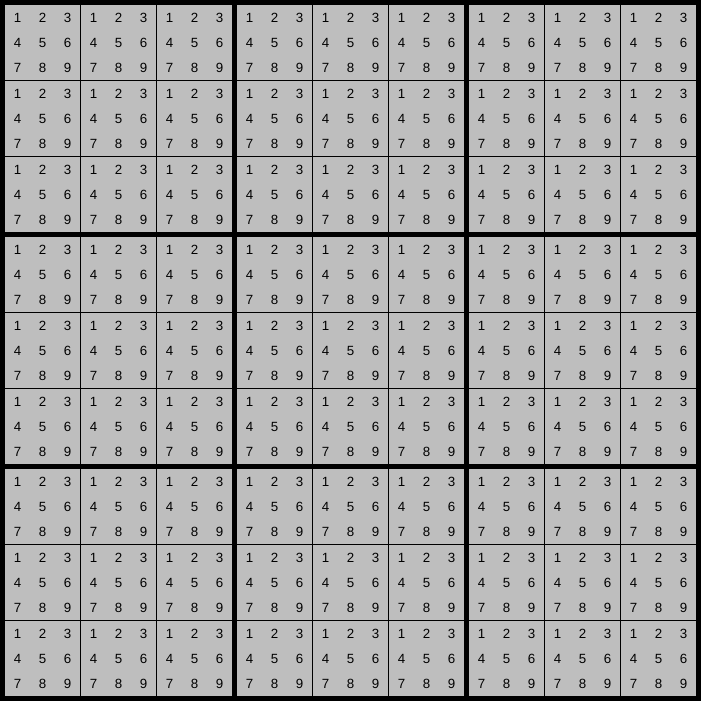
Frame 1 (no input)
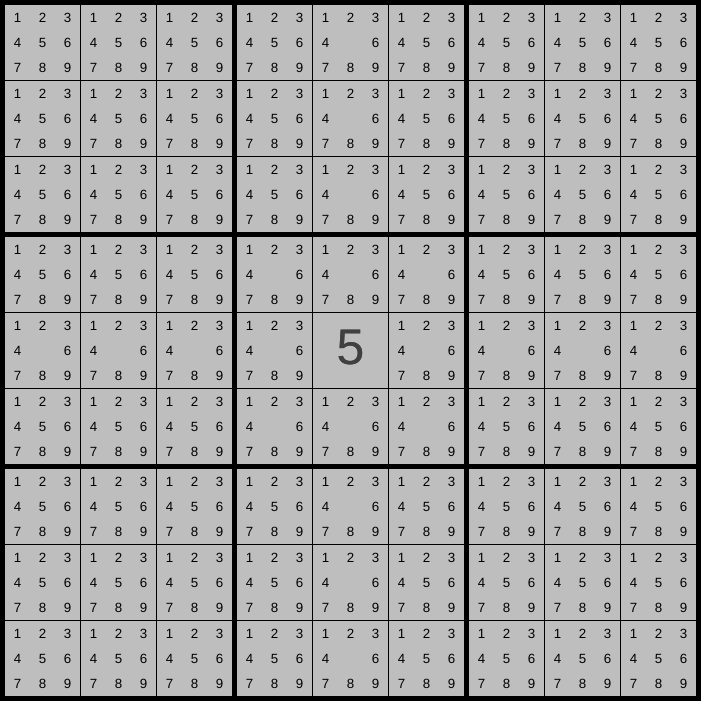
Frame 2 (the mouse pressed at the canvas centre, redrawn once)

The p5.js sketch that drew these frames (run headless with seeded random() and noise() and a simulated clock; the mouse was pressed at the canvas centre and the sketch redrawn once):

// p5.js sketch
// ── sketch.js
let cells = [];
let stage = 1;
let backgroundColor = 0;
let cellColor = 190;
let valueColor = 64;
let fontSize = 12;
let historyTemp = [];
let cellHistory = [];
let input;
let inputButton;

function setup() {
  let smallSquareSide = 25;
  let medBorder = 1;
  let largeBorder = 5;
  let smallSquaresPerMedSquareX = 3;
  let smallSquaresPerMedSquareY = 3;
  let medSquaresPerLargeSquareX = 3;
  let medSquaresPerLargeSquareY = 3;
  let largeSquaresX = 3;
  let largeSquaresY = 3;

  let totalX = calculateTotalSize(smallSquareSide, medBorder, largeBorder, largeSquaresX, smallSquaresPerMedSquareX, medSquaresPerLargeSquareX);
  let totalY = calculateTotalSize(smallSquareSide, medBorder, largeBorder, largeSquaresY, smallSquaresPerMedSquareY, medSquaresPerLargeSquareY);
  createCanvas(totalX, totalY);
  background(backgroundColor);

  fontSize = smallSquareSide * 2;

  let maxX = 0;
  let maxY = 0;

  noStroke();

  for (let l = 0; l < largeSquaresX; l++) {
    for (let m = 0; m < largeSquaresY; m++) {
      for (let i = 0; i < medSquaresPerLargeSquareX; i++) {
        for (let j = 0; j < medSquaresPerLargeSquareY; j++) {
          let w = smallSquaresPerMedSquareX * smallSquareSide;
          let h = smallSquaresPerMedSquareY * smallSquareSide;
          let x = largeBorder + (i * w) + (i * medBorder);
          let y = largeBorder + (j * h) + (j * medBorder);
          fill(cellColor);
          rect((l * maxX) + x, (m * maxY) + y, w, h);

          let nx = (l * maxX) + x;
          let ny = (m * maxY) + y;

          // sub grids
          let subGrids = [];

          // grid
          let grid = new Grid(nx, ny, w, h);

          // cell
          let row = i + (medSquaresPerLargeSquareX * l);
          let col = j + (medSquaresPerLargeSquareY * m);
          let cell = new Cell(row, col, grid, subGrids);

          cells.push(cell);

          for (let n = 0; n < smallSquaresPerMedSquareX; n++) {
            for (let o = 0; o < smallSquaresPerMedSquareY; o++) {
              let sx = nx + (n * smallSquareSide);
              let sy = ny + (o * smallSquareSide);
              // fill(32);
              // rect(sx, sy, smallSquareSide, smallSquareSide);
              let sg = new Grid(sx, sy, smallSquareSide, smallSquareSide);
              let value = findBox(n * 3, o * 3) + 1;
              let button = cellButton(value, sx, sy, smallSquareSide, smallSquareSide);
              button.mousePressed(() => setCellValue(cell, value));
              sg.button = button;
              sg.show = true;
              sg.value = value;
              subGrids.push(sg);
            }
          }

          if (i === medSquaresPerLargeSquareX - 1) maxX = x + w;
          if (j === medSquaresPerLargeSquareY - 1) maxY = y + h;
        }
      }
    }
  }

  cells = cells.sort((a, b) => parseInt(a.id) - parseInt(b.id));

  input = createInput();
  input.position(10, totalY + 10);
  inputButton = createButton("SUBMIT");
  inputButton.position(input.x + input.width, input.y);
  inputButton.mousePressed(submitValues);
}

function draw() {
  let rerun = true;

  findSingleValues(); // do always

  let completedCells = cells.filter(c => c.value).length;

  if (findHiddenValues()) { // continue if no changes made
    if (reduceLocations(completedCells)) { // continue if no changes made
      if (reduceGroups(completedCells)) { // continue if no changes made
        rerun = false; // do not rerun if no changes made
      }
    }
  }

  displayGrid();
  if (!rerun) {
    cellHistory.push(historyTemp);
    historyTemp = [];
    noLoop();
    console.log(completedCells === 81 ? "finished!" : "stuck!");
  }
}

function submitValues() {
  input.hide();
  inputButton.hide();

  let submittedFromInput = true;
  let inputIndex = 0;

  while (submittedFromInput) {
    let v = input.value()[inputIndex];
    let vInt = parseInt(v);
    let cell = cells[inputIndex];
    if (vInt && vInt > 0 && vInt < 10) setCellValue(cell, vInt);
    inputIndex++;
    if (input.value().length === inputIndex) submittedFromInput = false;
  }
}

function cellButton(value, x, y, h, w) {
  let button = createButton(value);
  button.position(x, y);
  button.size(h, w);
  button.style("background-color", "transparent");
  button.style("border", "none");
  return button;
}

function setCellValue(cellPressed, value) {
  historyTemp.push(cellPressed.id);
  //console.log("Setting cell", cellPressed.id, "to value", value);
  cellPressed.setValue(value);
  for (const cell of cells) {
    if (cell.id === cellPressed.id) continue;
    if (!cellInRowColBox(cellPressed, cell)) continue;
    cell.removePossibleValue(value);
  }
  loop();
}

function findSingleValues() {
  let changeMade = false;
  for (const cell of cells) {
    let value = cell.getSingleValue();
    if (!value) continue;
    setCellValue(cell, value);
    changeMade = true;
    break;
  }
  return !changeMade;
}

function findHiddenValues() {
  let changeMade = false;
  for (const cell of cells) {
    let value = cell.getHiddenValue(cells);
    if (!value) continue;
    setCellValue(cell, value);
    changeMade = true;
    break;
  }
  return !changeMade;
}

function reduceLocations(completedCells) {
  if (completedCells < 20) return true;
  let changeMade = false;
  let filterItems = [["row", "box"], ["col", "box"], ["box", "row"], ["box", "col"]];
  for (const filterItem of filterItems) {
    let filter = filterItem[0];
    let subFilter = filterItem[1];
    for (let filterValue = 0; filterValue < 9; filterValue++) {
      let filteredCells = filterCells(cells, filter, filterValue);
      for (let v = 1; v < 10; v++) {
        let trackedContainer = -1;
        for (const cell of filteredCells) {
          if (cell.value && cell.value === v) break;
          if (cell.value) continue;
          if (!binaryValueContains(cell.binaryPossibilities, v)) continue;
          let subFilterValue = subFilter === "row" ? cell.row : subFilter === "col" ? cell.col : cell.box;
          if (trackedContainer === -1) trackedContainer = subFilterValue;
          if (trackedContainer === subFilterValue) continue;
          trackedContainer = -1;
          break;
        }
        if (trackedContainer === -1) continue;
        let subFilteredCells = filterCells(cells, subFilter, trackedContainer);
        for (const cell of subFilteredCells) {
          let filterValueSub = filter === "row" ? cell.row : filter === "col" ? cell.col : cell.box;
          if (filterValueSub === filterValue) continue;
          if (cell.value) continue;
          if (!binaryValueContains(cell.binaryPossibilities, v)) continue;
          cell.removePossibleValue(v);
          changeMade = true;
        }
        if (changeMade) break;
      }
      if (changeMade) break;
    }
    if (changeMade) break;
  }
  return !changeMade;
}

function reduceGroups(completedCells) {
  if (completedCells < 20) return true;
  let changeMade = false;
  let filters = ["row", "col", "box"];
  for (const filter of filters) {
    for (let filterValue = 0; filterValue < 9; filterValue++) {
      let filteredCells = filterCells(cells, filter, filterValue);
      for (const cell of filteredCells) {
        if (cell.value) continue;
        let possibleValues = possibleValuesFromBinary(cell.binaryPossibilities);
        if (possibleValues > 4) continue; // performance limit
        let matchedCellIds = [];
        for (const cellToCompare of filteredCells) {
          if (cellToCompare.value) continue;
          if (!binaryValueContainsOtherBinary(cell.binaryPossibilities, cellToCompare.binaryPossibilities)) continue;
          matchedCellIds.push(cellToCompare.id);
          if (matchedCellIds.length > possibleValues.length) break;
        }
        if (matchedCellIds.length !== possibleValues.length) continue;
        let cellsToChange = filteredCells.filter(c => matchedCellIds.indexOf(c.id) < 0);
        for (const cellToChange of cellsToChange) {
          if (cellToChange.value) continue;
          for (const v of possibleValues) {
            if (!binaryValueContains(cellToChange.binaryPossibilities, v)) continue;
            cellToChange.removePossibleValue(v);
            changeMade = true;
          }
        }
        if (changeMade) break;
      }
      if (changeMade) break;
    }
    if (changeMade) break;
  }
  return !changeMade;
}

function displayGrid() {
  noStroke();
  fill(valueColor);
  textSize(fontSize);
  textAlign(CENTER, CENTER);

  for (const cell of cells) {
    if (cell.value) {
      let grid = cell.grid;
      text(grid.value, grid.x + (grid.width / 2), grid.y + (grid.height / 2));
    }
    for (const subGrid of cell.subGrids) {
      if (!subGrid.show) subGrid.button.hide();
    }
  }
}

function calculateTotalSize(smallSquareSide, medBorder, largeBorder, largeSquares, smallSquaresPerMedSquare, medSquaresPerLargeSquare) {
  let medBorderCount = (medSquaresPerLargeSquare - 1) * largeSquares;
  let largeBorderCount = largeSquares + 1;
  let smallSquareCount = smallSquaresPerMedSquare * medSquaresPerLargeSquare * largeSquares;
  let total = (medBorderCount * medBorder) + (largeBorderCount * largeBorder) + (smallSquareCount * smallSquareSide);
  return total;
}

// ── cell.js
class Cell {
    constructor(row, col, grid, subGrids) {
        this.grid = grid;
        this.row = row;
        this.col = col;
        this.box = findBox(row, col);
        this.id = getId(row, col);
        this.value = null;
        this.binaryPossibilities = 511;
        this.subGrids = subGrids;
    }

    setValue(value) {
        this.value = value;
        this.binaryPossibilities = convertToBinary(value);
        this.grid.value = value;
        this.grid.show = true;
        for (const subGrid of this.subGrids) subGrid.show = false;
    }

    removePossibleValue(value) {
        if (this.value) return;
        let v = convertToBinary(value);
        this.binaryPossibilities &= ~v;
        let grids = this.subGrids.filter(g => g.value === value);
        for (const subGrid of grids) subGrid.show = false;
    }

    getSingleValue() {
        if (this.value) return null;
        let singleValue = convertFromBinary(this.binaryPossibilities);
        return singleValue;
    }

    getHiddenValue(cells) {
        if (this.value) return null;
        let hiddenValue = null;
        let filters = ["row", "col", "box"];
        for (const filter of filters) {
            let value = filter === "row" ? this.row : filter === "col" ? this.col : this.box;
            let filteredCells = filterCells(cells, filter, value);
            let otherPossibilities = this.binaryPossibilities;
            for (const cell of filteredCells) {
                if (cell.id === this.id) continue;
                otherPossibilities &= ~cell.binaryPossibilities;
                if (otherPossibilities !== 0) continue;
                break;
            }
            if (otherPossibilities === 0) continue;
            hiddenValue = convertFromBinary(otherPossibilities);
            break;
        }
        return hiddenValue;
    }
}
// ── grid.js
class Grid {
    constructor(x, y, w, h) {
        this.x = x;
        this.y = y;
        this.width = w;
        this.height = h;
        this.value = null;
        this.button = null;
        this.show = false;
    }
}
// ── helpers.js
function findBox(row, col) {
    let rGroup = Math.floor(row / 3);
    let cGroup = Math.floor(col / 3);
    return (3 * cGroup) + rGroup;
}

function getId(row, col) {
    return (9 * col) + row;
}

//   [9,   8,   7,   6,   5,   4,   3,   2,   1]
//   [1    1    1    1    1    1    1    1    1]
//  256  128   64   32   16    8    4    2    1

function convertToBinary(value) {
    let bits = 10**(value - 1);
    return parseInt(bits, 2);
}

function convertFromBinary(value) {
    let returnValue = null;
    for (let i = 1; i < 10; i++) {
        let v = convertToBinary(i);
        if (value !== v) continue;
        returnValue = i;
        break;
    }
    return returnValue;
}

function binaryValueContains(binaryFull, value) {
    let bValue = convertToBinary(value);
    return binaryValueContainsOtherBinary(binaryFull, bValue);
}

function binaryValueContainsOtherBinary(binaryFull, binaryCompare) {
    return binaryCompare - (binaryCompare & binaryFull) === 0;
}

function possibleValuesFromBinary(binaryValue) {
    let values = [];
    for (let i = 1; i < 10; i++) {
        if (!binaryValueContains(binaryValue, i)) continue;
        values.push(i);
    }
    return values;
}

function cellInRowColBox(cellSelected, cellCompared) {
    if (cellSelected.row === cellCompared.row) return true;
    if (cellSelected.col === cellCompared.col) return true;
    if (cellSelected.box === cellCompared.box) return true;
    return false;
}

function filterCells(cells, filterBy, value) {
    if (filterBy === "row") return cells.filter(c => c.row === value);
    if (filterBy === "col") return cells.filter(c => c.col === value);
    if (filterBy === "box") return cells.filter(c => c.box === value);
    return cells;
}
